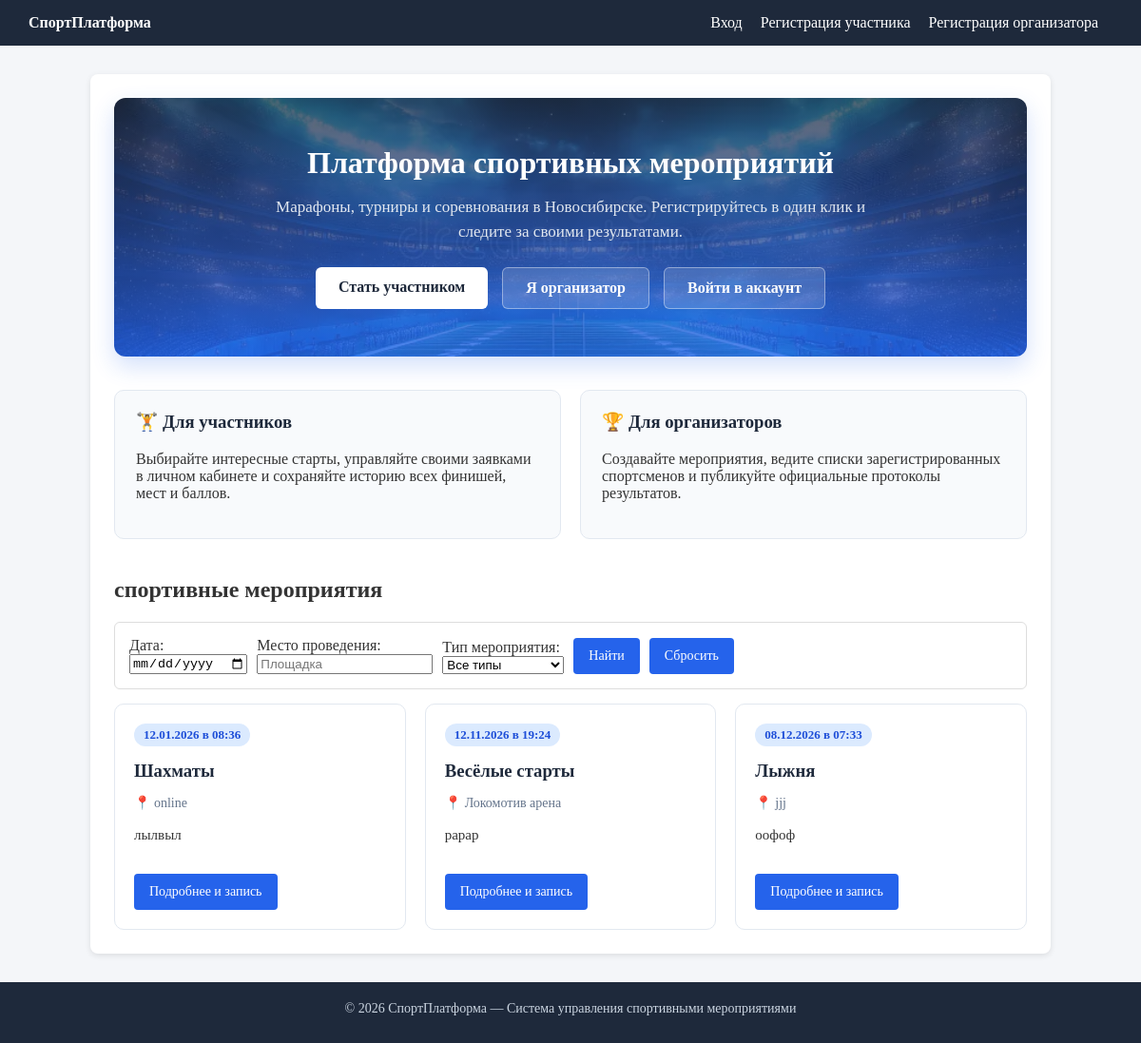
The page / on the database its author committed.
### events_app/models.py (models this page shows, shortened)
class Event(models.Model):
    class EventType(models.TextChoices):
        MARATHON = "marathon", "Марафон / Забег"
        TOURNAMENT = "tournament", "Турнир"
        COMPETITION = "competition", "Соревнование"
        OTHER = "other", "Другое"
    organizer = models.ForeignKey(
        Organizer,
        on_delete=models.CASCADE,
        related_name="events",
        verbose_name="Организатор",
    )
    title = models.CharField(max_length=200, verbose_name="Название мероприятия")
    event_type = models.CharField(
        max_length=20,
        choices=EventType.choices,
        default=EventType.COMPETITION,
        verbose_name="Тип мероприятия",
    )
    description = models.TextField(verbose_name="Описание")
    date = models.DateTimeField(verbose_name="Дата и время проведения")
    location = models.CharField(max_length=255, verbose_name="Место проведения")
    class Meta:
        verbose_name = "Мероприятие"
        verbose_name_plural = "Мероприятия"
        ordering = ["date"]

### events_app/views.py (the view)
# urls.py: path("", views.home, name="home"),
def home(request):
    events = Event.objects.all()
    date_query = request.GET.get("date")
    location_query = request.GET.get("location")
    type_query = request.GET.get("event_type")
    if date_query:
        events = events.filter(date__date=date_query)
    if location_query:
        events = events.filter(location__icontains=location_query)
    if type_query:
        events = events.filter(event_type=type_query)
    return render(
        request,
        "events_app/home.html",
        {
            "events": events,
            "event_types": Event.EventType.choices,
            "selected_date": date_query or "",
            "selected_location": location_query or "",
            "selected_type": type_query or "",
        },
    )

### events_app/templates/events_app/home.html (shortened to what this page needs)
{% extends "base.html" %}
{% block content %}
{% if not user.is_authenticated %}
    <div class="hero">
        <h1>Платформа спортивных мероприятий</h1>
        <p>Марафоны, турниры и соревнования в Новосибирске. Регистрируйтесь в один клик и следите за своими результатами.</p>
        <div class="hero-buttons">
            <a href="{% url 'register_participant' %}" class="btn-hero-primary">Стать участником</a>
            <a href="{% url 'register_organizer' %}" class="btn-hero-secondary">Я организатор</a>
            <a href="{% url 'login' %}" class="btn-hero-secondary">Войти в аккаунт</a>
        </div>
    </div>
    <div class="features-grid">
        <div class="feature-card">
            <h3>🏋️ Для участников</h3>
            <p>Выбирайте интересные старты, управляйте своими заявками в личном кабинете и сохраняйте историю всех финишей, мест и баллов.</p>
        </div>
        <div class="feature-card">
            <h3>🏆 Для организаторов</h3>
            <p>Создавайте мероприятия, ведите списки зарегистрированных спортсменов и публикуйте официальные протоколы результатов.</p>
        </div>
    </div>
{% endif %}
<h2>спортивные мероприятия</h2>
<form method="get" class="card" style="display: flex; gap: 10px; flex-wrap: wrap; align-items: end;">
    <div>
        <label>Дата:</label><br>
        <input type="date" name="date" value="{{ selected_date }}">
    </div>
    <div>
        <label>Место проведения:</label><br>
        <input type="text" name="location" placeholder="Площадка" value="{{ selected_location }}">
    </div>
    <div>
        <label>Тип мероприятия:</label><br>
        <select name="event_type">
            <option value="">Все типы</option>
        </select>
    </div>
    <button type="submit" class="btn">Найти</button>
    <a href="{% url 'home' %}" class="btn">Сбросить</a>
</form>
{% if events %}
    <div class="events-grid">
        {% for event in events %}
            <div class="event-card">
                <div>
                    <span class="event-badge">{{ event.date|date:"d.m.Y в H:i" }}</span>
                    <h3 style="margin: 5px 0 10px;">
                        <a href="{% url 'event_detail' event.id %}" style="color: #1e293b; text-decoration: none;">
                            {{ event.title }}
                        </a>
                    </h3>
                    <p style="color: #64748b; font-size: 14px; margin-bottom: 10px;">
                        📍 {{ event.location }}
                    </p>
                    <p style="font-size: 15px; line-height: 1.4;">
                        {{ event.description|truncatewords:20 }}
                    </p>
                </div>
                <div style="margin-top: 15px;">
                    <a href="{% url 'event_detail' event.id %}" class="btn">Подробнее и запись</a>
                </div>
            </div>
        {% endfor %}
    </div>
{% else %}
    <div class="card" style="text-align: center; padding: 30px; color: #64748b;">
        <p style="margin: 0; font-size: 16px;">Пока нет запланированных мероприятий.</p>
    </div>
{% endif %}
{% endblock %}

### static/css/style.css (style rules this page uses)
body { min-height: 100vh; display: flex; flex-direction: column; margin: 0; padding: 0; background: #f4f6f9; color: #333; }
.card { border: 1px solid #ddd; padding: 15px; margin-bottom: 15px; border-radius: 6px; }
.btn { display: inline-flex; align-items: center; justify-content: center; box-sizing: border-box; height: 38px; padding: 0 16px; font-family: inherit; font-size: 14px; font-weight: 500; line-height: 1; background: #2563eb; color: #fff; text-decoration: none; border-radius: 4px; border: none; cursor: pointer; }
.hero { background: linear-gradient(rgba(30, 41, 59, 0.72), rgba(37, 99, 235, 0.78)), url("../images/hero-bg.jpg") center/cover no-repeat; color: #fff; padding: 50px 30px; border-radius: 12px; text-align: center; margin-bottom: 35px; box-shadow: 0 10px 25px rgba(37, 99, 235, 0.2); }
.hero h1 { margin: 0 0 15px; font-size: 32px; }
.hero p { font-size: 17px; max-width: 650px; margin: 0 auto 25px; line-height: 1.5; color: #e2e8f0; }
.hero-buttons { display: flex; justify-content: center; gap: 15px; flex-wrap: wrap; }
.btn-hero-primary { background: #ffffff; color: #1e293b; padding: 12px 24px; font-weight: bold; border-radius: 6px; text-decoration: none; transition: 0.2s; }
.btn-hero-secondary { background: rgba(255, 255, 255, 0.15); color: #ffffff; border: 1px solid rgba(255, 255, 255, 0.4); padding: 12px 24px; font-weight: bold; border-radius: 6px; text-decoration: none; transition: 0.2s; }
.features-grid { display: grid; grid-template-columns: repeat(auto-fit, minmax(280px, 1fr)); gap: 20px; margin-bottom: 40px; }
.feature-card { background: #f8fafc; border: 1px solid #e2e8f0; padding: 22px; border-radius: 10px; }
.feature-card h3 { margin-top: 0; color: #1e293b; }
.events-grid { display: grid; grid-template-columns: repeat(auto-fit, minmax(280px, 1fr)); gap: 20px; }
.event-card { background: #fff; border: 1px solid #e2e8f0; border-radius: 10px; padding: 20px; display: flex; flex-direction: column; justify-content: space-between; transition: transform 0.2s, box-shadow 0.2s; }
.event-badge { display: inline-block; background: #dbeafe; color: #1d4ed8; font-size: 13px; font-weight: bold; padding: 4px 10px; border-radius: 20px; margin-bottom: 10px; }

### rows shown on the page
Event: date "12.01.2026 в 08:36", title "Шахматы", location "online", description "лылвыл"
Event: date "12.11.2026 в 19:24", title "Весёлые старты", location "Локомотив арена", description "рарар"
Event: date "08.12.2026 в 07:33", title "Лыжня", location "jjj", description "оофоф"
